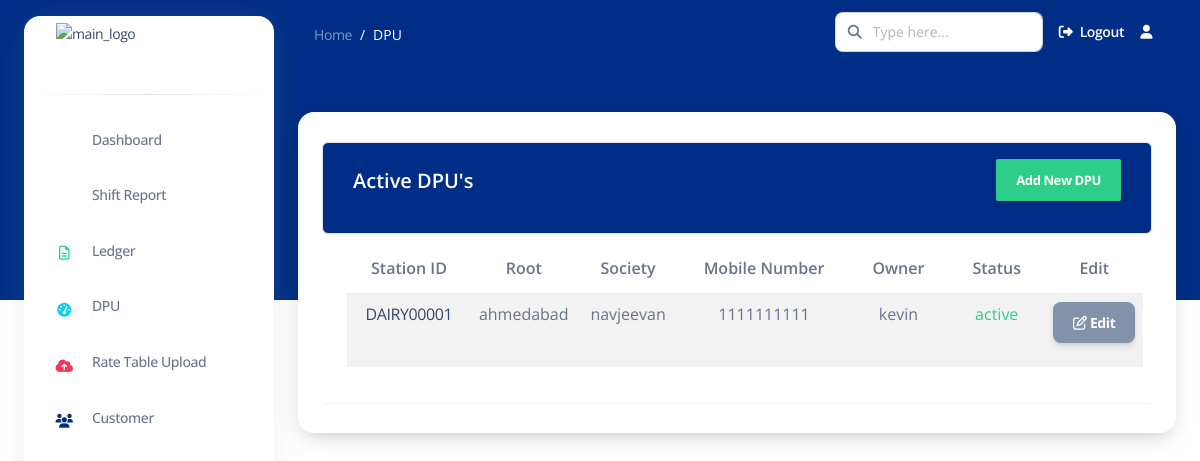
Page /active_dpu/ (signed in) on the committed database.
### apps/common/models.py (models this page shows, shortened)
class DPU(models.Model):
    user = models.ForeignKey(User, on_delete=models.CASCADE)
    location = models.CharField(max_length=255)
    st_id = models.CharField(max_length=50, unique=True, primary_key=True)  # Renamed from dpu_id to st_id
    society = models.CharField(max_length=255)
    mobile_number = models.CharField(max_length=15)
    owner = models.CharField(max_length=255)
    STATUS_CHOICES = [
        ('active', 'Active'),
        ('deactivated', 'Deactivated'),
    ]
    status = models.CharField(max_length=20, choices=STATUS_CHOICES, default='active')
    date = models.DateTimeField(auto_now_add=True)  # Automatically set on creation

### apps/common/views.py (the view)
# urls.py: path('active_dpu/', active_dpu, name='active_dpu'),
def active_dpu(request):
    active_dpu_list = DPU.objects.filter(user=request.user)
    return render(request, 'common/active_dpu.html', {'active_dpu_list': active_dpu_list})

### templates/common/active_dpu.html (shortened to what this page needs)
{% extends 'base2.html' %}
{% load static %}
{% load crispy_forms_tags %}
{% block content %}
<nav class="navbar navbar-main navbar-expand-lg px-0 mx-4 shadow-none border-radius-xl " id="navbarBlur"
    data-scroll="false">
    <div class="container-fluid py-1 px-3">
        <nav aria-label="breadcrumb">
            <ol class="breadcrumb bg-transparent mb-0 pb-0 pt-1 px-0 me-sm-6 me-5">
                <li class="breadcrumb-item text-sm"><a class="opacity-5 text-white" href="">Home</a>
                </li>
                <li class="breadcrumb-item text-sm text-white active" aria-current="page">DPU</li>
            </ol>
        </nav>
        <div class="collapse navbar-collapse mt-sm-0 mt-2 me-md-0 me-sm-4" id="navbar">
            <div class="ms-md-auto pe-md-3 d-flex align-items-center">
                <div class="input-group">
                    <span class="input-group-text text-body"><i class="fas fa-search" aria-hidden="true"></i></span>
                    <input type="text" class="form-control" placeholder="Type here...">
                </div>
            </div>
            <ul class="navbar-nav  justify-content-end">
                <li class="nav-item d-flex align-items-center">
                    <a href="{% url 'logout' %}" class="nav-link text-white font-weight-bold px-0">
                        <i class="fa fa-sign-out me-sm-1"></i>
                        <span class="d-sm-inline d-none">Logout</span>
                    </a>
                </li>
                <li class="nav-item dropdown pe-2 px-3 d-flex align-items-center">
                    <a href="javascript:;" class="nav-link text-white p-0" id="dropdownMenuButton"
                        data-bs-toggle="dropdown" aria-expanded="false">
                        <i class="fa fa-user cursor-pointer"></i>
                    </a>
                </li>
            </ul>
        </div>
    </div>
</nav>
<div class="container-fluid mt-5">
    <div class="card o-hidden border-0 shadow-lg mt-5">
        <div class="container">
            <div class="table-wrapper table-responsive">
                <div class="table-title border rounded">
                    <div class="row">
                        <div class="col-sm-6">
                            <h5 class="text-white mt-2">Active DPU's</h5>
                        </div>
                        <div class="col-md-6">
                            <a href="{% url 'add_dpu' %}" class="btn btn-success"> <span>Add New DPU</span></a>
                        </div>
                    </div>
                </div>
                <table class="table table-striped table-hover rounded table-responsive">
                    <thead>
                        <tr>
                            <th>Station ID</th>
                            <th>Root</th>
                            <th>Society</th>
                            <th>Mobile Number</th>
                            <th>Owner</th>
                            <th>Status</th>
                            <th>Edit</th>
                        </tr>
                    </thead>
                    {% for dpu in active_dpu_list %}
                    <tbody>
                        <tr class="align-items-center text-align-center rounded">
                            <td><a href="{% url 'dpudetails' dpuid=dpu.st_id %}">{{ dpu.st_id }}</a></td>
                            <td> {{ dpu.location }} </td>
                            <td>{{ dpu.society }}</td>
                            <td>{{ dpu.mobile_number }}</td>
                            <td>{{ dpu.owner }}</td>
                            <td class="{% if dpu.status == 'active' %}text-success{% else %}text-danger{% endif %}">
                                {{ dpu.status }}
                            </td>
                            <td> <a href="{% url 'edit_dpu' st_id=dpu.st_id %}" class="btn bg-secondary text-white">
                                <i class="fa fa-edit"></i> Edit
                            </a></td>
                        </tr>
                    </tbody>
                    {% endfor %}
                </table>
            </div>
        </div>
    </div>
</div>
{% endblock content %}

### templates/common/active_dpu.html (style rules this page uses)
.table-wrapper { background: #fff; padding: 20px 25px; margin: 30px 0; border-radius: 3px; box-shadow: 0 1px 1px rgba(0, 0, 0, .05); }
.table-title { padding-bottom: 1px; background: #002d86; color: #fff !important; padding: 16px 30px; margin: -20px -25px 10px; border-radius: 3px 3px 0 0; }
.table-title .btn { color: #fff; float: right; font-size: 13px; border: none; min-width: 50px; border-radius: 2px; border: none; outline: none !important; margin-left: 10px; }
.table-title .btn span { float: left; margin-top: 2px; }
tr { text-align: center; }
td { padding: 1px; text-align: center; }

### rows in the picture
DPU: st_id "DAIRY00001", location "ahmedabad", society "navjeevan", mobile_number "1111111111", owner "kevin", status "active"
